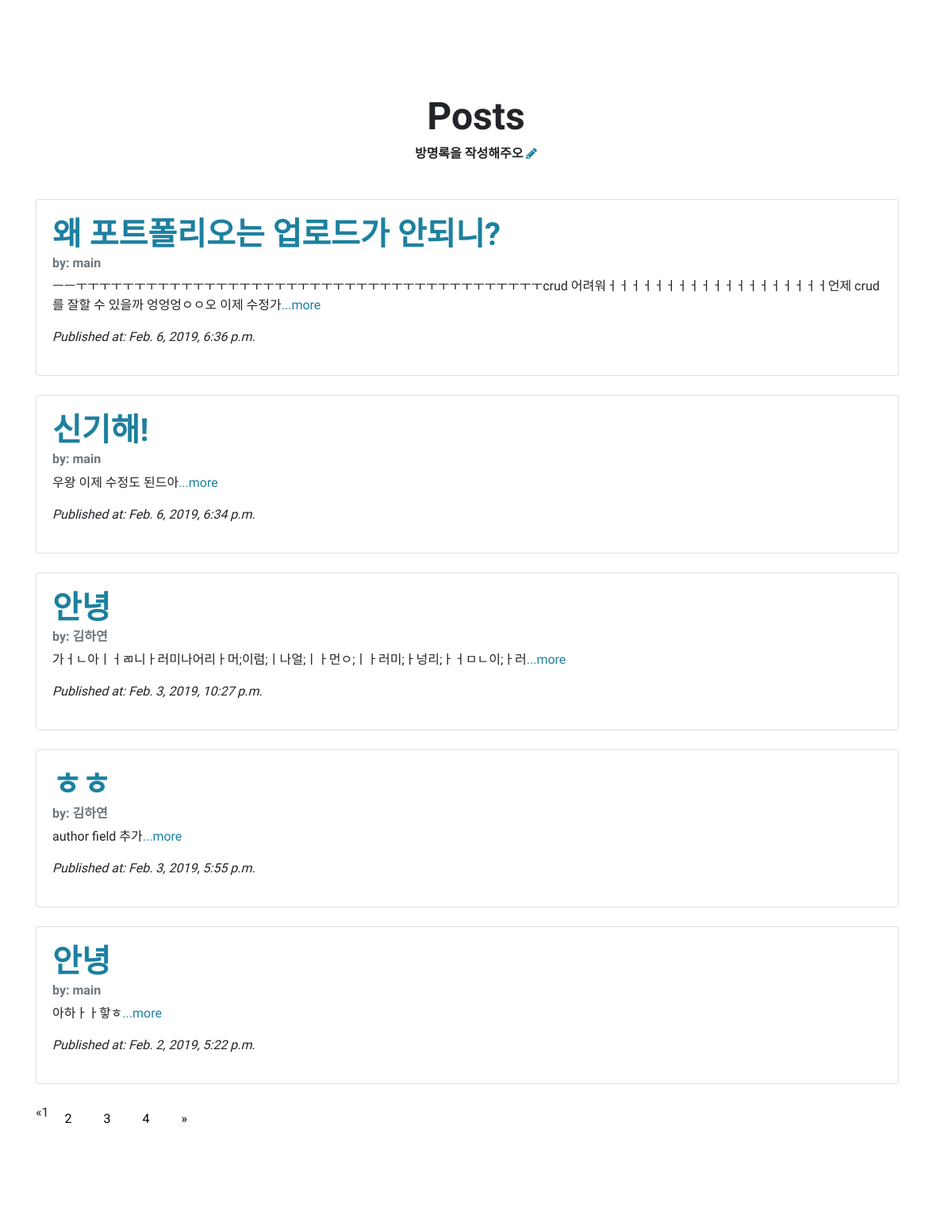
The app's page / (middle part), older data.
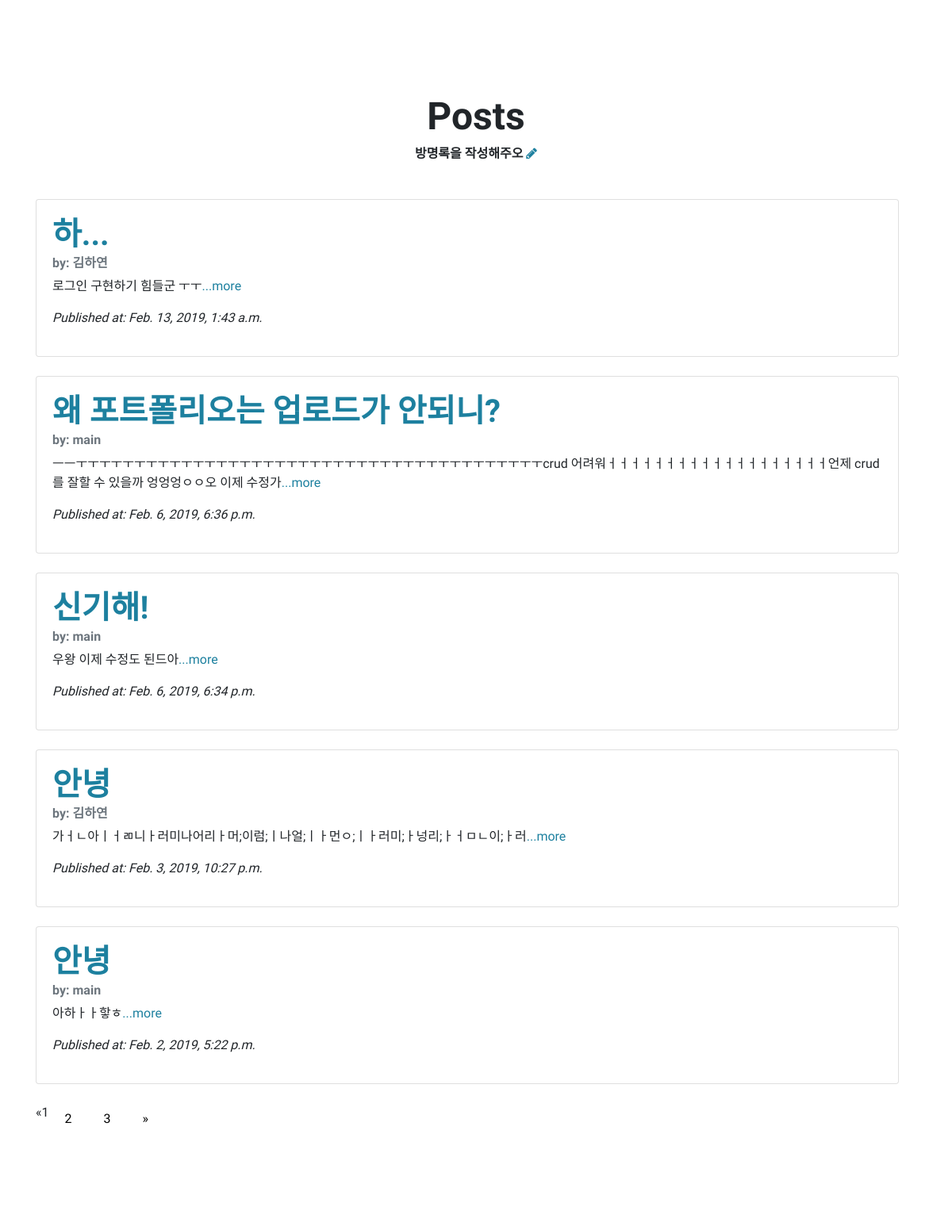
The same page, newer data.
### main/models.py (models this page shows, shortened)
class Post(models.Model):
    author = models.ForeignKey('auth.User', on_delete = models.CASCADE)
    title = models.CharField(max_length=200)
    text = models.TextField()
    created_at = models.DateTimeField(
        default = timezone.now
    )
    published_date = models.DateTimeField(
        blank=True, null=True
    )
    def summary(self):
        return self.text[:100]

### main/views.py (the view)
# urls.py: url(r'^', include('main.urls')),
def main(request):
    post_list = Post.objects.all().order_by('-published_date')
    paginator = Paginator(post_list, 5)
    page = request.GET.get('page')
    posts = paginator.get_page(page)
    return render(request, 'main/main.html', {'posts': posts})

### main/templates/main/main.html (shortened to what this page needs)
{% extends 'main/base.html' %}
{%block content%}
 <section class="content-section" id="portfolio">
    <div class="container">
      <div class="content-section-heading text-center">
        <h2>Posts</h2>
        <h3 class="mb-5">방명록을 작성해주오
          <a href='{% url "new" %}'><i class="fa fa-pencil"></i></a></h3>
      </div>
      {%for post in posts%}
      <div class="card" style="width: 68rem;">
        <div class="card-body">
          <h1><a href='{% url "post_detail" post.pk %}' class="card-title">{{post.title}}</a></h1>
          <h6 class="card-subtitle mb-2 text-muted"> by: {{post.author}}</h6>
                <p class="card-text">{{post.summary}}<a href='{% url "post_detail"  post.pk %}'>...more</a></p>
                <p class="card-link"><em>Published at: {{post.published_date}}</em></p>
          </div>
        </div><br>
    {%endfor%}
    {% if posts.has_other_pages %}
  <div class="pagination">
    {% if posts.has_previous %}
      <li><a href="?page={{ posts.previous_page_number }}">&laquo;</a></li>
    {% else %}
      <li class="disabled"><span>&laquo;</span></li>
    {% endif %}
    {% for i in posts.paginator.page_range %}
      {% if posts.number == i %}
        <li class="active"><span>{{ i }} <span class="sr-only">(current)</span></span></li>
      {% else %}
        <li><a href="?page={{ i }}">{{ i }}</a></li>
      {% endif %}
    {% endfor %}
    {% if posts.has_next %}
      <li><a href="?page={{ posts.next_page_number }}">&raquo;</a></li>
    {% else %}
      <li class="disabled"><span>&raquo;</span></li>
    {% endif %}
  </div>
{% endif %}
    </div>
</section>
{% endblock %}

### main/templates/main/base.html (shortened to what this page needs)
{% load static%}
<!DOCTYPE html>
<html lang="en">
  <head>
    <link href="{% static 'main/vendor/bootstrap/css/bootstrap.min.CSS' %}" rel="stylesheet">
    <link href="{% static 'main/vendor/fontawesome-free/css/all.min.css' %}" rel="stylesheet" type="text/css">
    <link href="{% static 'main/vendor/simple-line-icons/css/simple-line-icons.css' %}" rel="stylesheet">
    <link href="{% static 'main/css/stylish-portfolio.min.css' %}" rel="stylesheet">
    <link rel = "stylesheet" href="https://cdnjs.cloudflare.com/ajax/libs/font-awesome/4.7.0/css/font-awesome.min.css">
  </head>
  <body id="page-top">
    {% block content %}
    {% endblock %}
  </body>
</html>

### main/templates/main/main.html (style rules this page uses)
.pagination a { color: black; float: right; padding: 8px 16px; text-decoration: none; margin: 0 4px; }

Row changes from the older to the newer data that the page shows:
removed Post: title "ㅎㅎ", author "김하연", summary "author field 추가", published_date "Feb. 3, 2019, 5:55 p.m."
added Post: title "하...", author "김하연", summary "로그인 구현하기 힘들군 ㅜㅜ", published_date "Feb. 13, 2019, 1:43 a.m."
Text that changed along with them:
list line gone: "4"
